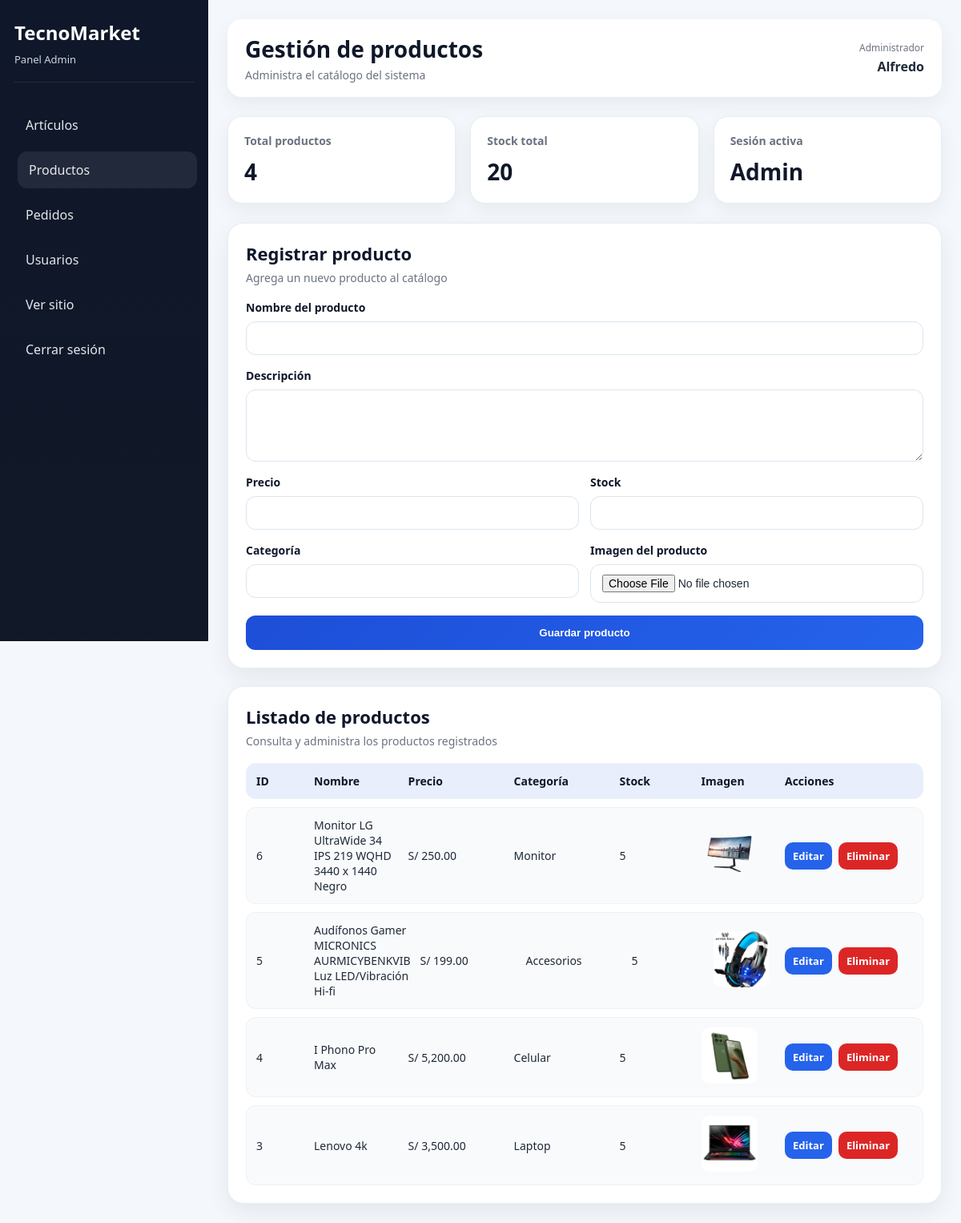
Page /admin_productos.php (signed in) on the committed database.
### tables this page shows
CREATE TABLE `productos` (
  `id` int(11) NOT NULL,
  `nombre` varchar(150) NOT NULL,
  `descripcion` text NOT NULL,
  `precio` decimal(10,2) NOT NULL,
  `categoria` varchar(100) NOT NULL,
  `imagen` varchar(255) NOT NULL,
  `stock` int(11) NOT NULL DEFAULT 0,
  `fecha_registro` timestamp NOT NULL DEFAULT current_timestamp()
);

### php/session.php (called while the page is built, shortened)
<?php
if (isset($_SESSION["usuario_id"])) {
    $nombre_usuario = $_SESSION["nombres"] ?? "";
    $rol_usuario = $_SESSION["rol"] ?? "";
}
?>

### admin_productos.php (the view, shortened to what this page needs)
<?php
require_once "php/session.php";
require_once "php/conexion.php";
$sql = "SELECT * FROM productos ORDER BY id DESC";
$resultado = $conn->query($sql);
?>
<!DOCTYPE html>
<html lang="es">
<head>
    <link rel="stylesheet" href="css/admin_productos.css">
</head>
<body>
    <aside class="sidebar-admin" id="sidebarAdmin">
        <div class="sidebar-brand">
            <h2>TecnoMarket</h2>
            <span>Panel Admin</span>
        </div>
        <nav class="sidebar-nav">
            <a href="admin_articulos">Artículos</a>
            <a href="admin_productos" class="activo">Productos</a>
            <a href="admin_pedidos">Pedidos</a>
            <a href="admin_usuarios">Usuarios</a>
            <a href="index">Ver sitio</a>
            <a href="php/logout">Cerrar sesión</a>
        </nav>
    </aside>
    <main class="admin-main">
        <header class="topbar-admin">
            <div class="topbar-left">
                <div>
                    <h1>Gestión de productos</h1>
                    <p>Administra el catálogo del sistema</p>
                </div>
            </div>
            <div class="topbar-right">
                <div class="admin-user-box">
                    <span class="admin-user-label">Administrador</span>
                    <strong><?php echo htmlspecialchars($nombre_usuario); ?></strong>
                </div>
            </div>
        </header>
        <section class="metricas-admin">
            <div class="metrica-card">
                <h3>Total productos</h3>
                <p>
                    <?php
                    $sql_count = "SELECT COUNT(*) AS total FROM productos";
                    $res_count = $conn->query($sql_count);
                    $fila_count = $res_count->fetch_assoc();
                    echo $fila_count["total"];
                    ?>
                </p>
            </div>
            <div class="metrica-card">
                <h3>Stock total</h3>
                <p>
                    <?php
                    $sql_stock = "SELECT SUM(stock) AS total_stock FROM productos";
                    $res_stock = $conn->query($sql_stock);
                    $fila_stock = $res_stock->fetch_assoc();
                    echo $fila_stock["total_stock"] ? $fila_stock["total_stock"] : 0;
                    ?>
                </p>
            </div>
            <div class="metrica-card">
                <h3>Sesión activa</h3>
                <p><?php echo htmlspecialchars($rol_usuario); ?></p>
            </div>
        </section>
        <section class="admin-grid">
            <section class="panel-admin form-panel">
                <div class="panel-header">
                    <h2>Registrar producto</h2>
                    <p>Agrega un nuevo producto al catálogo</p>
                </div>
             <form action="php/guardar_producto.php" method="POST" class="form-admin" enctype="multipart/form-data">
                <div class="grupo-input">
                    <label for="nombre">Nombre del producto</label>
                    <input type="text" name="nombre" id="nombre" required>
                </div>
                <div class="grupo-input">
                    <label for="descripcion">Descripción</label>
                    <textarea name="descripcion" id="descripcion" rows="4" required></textarea>
                </div>
                <div class="fila-formulario">
                    <div class="grupo-input">
                        <label for="precio">Precio</label>
                        <input type="number" step="0.01" name="precio" id="precio" required>
                    </div>
                    <div class="grupo-input">
                        <label for="stock">Stock</label>
                        <input type="number" name="stock" id="stock" required>
                    </div>
                </div>
                <div class="fila-formulario">
                    <div class="grupo-input">
                        <label for="categoria">Categoría</label>
                        <input type="text" name="categoria" id="categoria" required>
                    </div>
                    <div class="grupo-input">
                        <label for="imagen">Imagen del producto</label>
                        <input type="file" name="imagen" id="imagen" accept=".jpg,.jpeg,.png,.webp" required>
                    </div>
                </div>
                <button type="submit" class="btn-principal">Guardar producto</button>
         </form>
        </section>
            <section class="panel-admin tabla-panel">
                <div class="panel-header">
                    <h2>Listado de productos</h2>
                    <p>Consulta y administra los productos registrados</p>
                </div>
                <?php if ($resultado->num_rows > 0): ?>
                    <div class="tabla-productos">
                        <div class="fila encabezado">
                            <span>ID</span>
                            <span>Nombre</span>
                            <span>Precio</span>
                            <span>Categoría</span>
                            <span>Stock</span>
                            <span>Imagen</span>
                            <span>Acciones</span>
                        </div>
                        <?php while ($producto = $resultado->fetch_assoc()): ?>
                            <div class="fila">
                                <span><?php echo $producto["id"]; ?></span>
                                <span><?php echo htmlspecialchars($producto["nombre"]); ?></span>
                                <span>S/ <?php echo number_format($producto["precio"], 2); ?></span>
                                <span><?php echo htmlspecialchars($producto["categoria"]); ?></span>
                                <span><?php echo $producto["stock"]; ?></span>
                                <span class="ruta-img">
                                    <img src="<?php echo htmlspecialchars($producto["imagen"]); ?>" alt="Producto" class="miniatura-admin">
                                </span>
                                <span class="acciones">
                                    <a class="btn-editar" href="editar_producto.php?id=<?php echo $producto["id"]; ?>">Editar</a>
                                    <a class="btn-eliminar" href="php/eliminar_producto.php?id=<?php echo $producto["id"]; ?>" onclick="return confirm('¿Eliminar este producto?')">Eliminar</a>
                                </span>
                            </div>
                        <?php endwhile; ?>
                    </div>
                <?php else: ?>
                    <div class="sin-registros">
                        <p>No hay productos registrados todavía.</p>
                    </div>
                <?php endif; ?>
            </section>
        </section>
    </main>
</body>
</html>

### css/admin_productos.css (style rules this page uses)
* { margin: 0; padding: 0; box-sizing: border-box; }
body { font-family: 'Segoe UI', sans-serif; background: #f4f7fb; color: #1f2937; }
.sidebar-admin { position: fixed; top: 0; left: 0; width: 260px; height: 100vh; background: linear-gradient(180deg, #0f172a, #111827); color: white; padding: 24px 18px; display: flex; flex-direction: column; z-index: 1000; transition: transform 0.3s ease; }
.sidebar-brand { margin-bottom: 30px; padding-bottom: 18px; border-bottom: 1px solid rgba(255,255,255,0.08); }
.sidebar-brand h2 { font-size: 24px; margin-bottom: 5px; }
.sidebar-brand span { font-size: 13px; color: #cbd5e1; }
.sidebar-nav { display: flex; flex-direction: column; gap: 10px; }
.sidebar-nav a { text-decoration: none; color: #e5e7eb; padding: 12px 14px; border-radius: 12px; transition: background 0.3s ease, transform 0.2s ease; }
.sidebar-nav a:hover, .sidebar-nav a.activo { background: rgba(255,255,255,0.08); transform: translateX(4px); }
.admin-main { margin-left: 260px; min-height: 100vh; padding: 24px; }
.topbar-admin { display: flex; justify-content: space-between; align-items: center; gap: 16px; margin-bottom: 24px; background: white; border-radius: 18px; padding: 18px 22px; box-shadow: 0 8px 24px rgba(15, 23, 42, 0.06); }
.topbar-left { display: flex; align-items: center; gap: 16px; }
.topbar-left h1 { font-size: 28px; color: #0f172a; margin-bottom: 4px; }
.topbar-left p { font-size: 14px; color: #6b7280; }
.admin-user-box { text-align: right; }
.admin-user-label { display: block; font-size: 12px; color: #6b7280; margin-bottom: 4px; }
.metricas-admin { display: grid; grid-template-columns: repeat(3, 1fr); gap: 18px; margin-bottom: 24px; }
.metrica-card { background: white; border-radius: 18px; padding: 20px; box-shadow: 0 8px 24px rgba(15, 23, 42, 0.06); border: 1px solid #e5edf5; }
.metrica-card h3 { font-size: 14px; color: #6b7280; margin-bottom: 10px; }
.metrica-card p { font-size: 28px; font-weight: bold; color: #0f172a; text-transform: capitalize; }
.admin-grid { display: grid; grid-template-columns: 380px 1fr; gap: 22px; align-items: start; }
.panel-admin { background: white; border-radius: 20px; padding: 22px; box-shadow: 0 10px 28px rgba(15, 23, 42, 0.07); border: 1px solid #e5edf5; }
.panel-header { margin-bottom: 18px; }
.panel-header h2 { font-size: 22px; color: #0f172a; margin-bottom: 6px; }
.panel-header p { font-size: 14px; color: #6b7280; }
.form-admin { display: flex; flex-direction: column; gap: 16px; }
.fila-formulario { display: grid; grid-template-columns: 1fr 1fr; gap: 14px; }
.grupo-input { display: flex; flex-direction: column; gap: 8px; }
.grupo-input label { font-size: 14px; font-weight: 600; color: #0f172a; }
.grupo-input input, .grupo-input textarea { width: 100%; padding: 12px 14px; border: 1px solid #dbe5ef; border-radius: 12px; font-size: 14px; outline: none; transition: border-color 0.3s ease, box-shadow 0.3s ease; }
.grupo-input textarea { resize: vertical; }
.btn-principal { padding: 14px; border: none; border-radius: 12px; background: linear-gradient(135deg, #1d4ed8, #2563eb); color: white; font-weight: bold; cursor: pointer; transition: transform 0.2s ease, box-shadow 0.3s ease; }
.tabla-productos { display: flex; flex-direction: column; gap: 10px; }
.fila { display: grid; grid-template-columns: 60px 1.6fr 120px 120px 90px 1.4fr 160px; gap: 12px; align-items: center; padding: 12px; border-radius: 12px; background: #f8fafc; border: 1px solid #edf2f7; font-size: 14px; }
.fila.encabezado { background: #e8eefc; font-weight: bold; color: #0f172a; }
.ruta-img { word-break: break-all; color: #475569; }
.acciones { display: flex; gap: 8px; flex-wrap: wrap; }
.btn-editar, .btn-eliminar { text-decoration: none; padding: 8px 10px; border-radius: 10px; color: white; font-size: 13px; font-weight: 600; }
.btn-editar { background: #2563eb; }
.btn-eliminar { background: #dc2626; }
@media (max-width: 1200px) { .admin-grid { grid-template-columns: 1fr; } }
.miniatura-admin img, .miniatura-admin { display: inline-block; }
.miniatura-admin img, .miniatura-admin { max-width: 70px; max-height: 70px; border-radius: 10px; object-fit: cover; }

### rows in the picture
productos: id "6", nombre "Monitor LG UltraWide 34 IPS 219 WQHD 3440 x 1440 Negro", precio "250.00", categoria "Monitor", stock "5", imagen (picture)
productos: id "5", nombre "Audífonos Gamer MICRONICS AURMICYBENKVIB Luz LED/Vibración Hi-fi", precio "199.00", categoria "Accesorios", stock "5", imagen (picture)
productos: id "4", nombre "I Phono Pro Max", precio "5,200.00", categoria "Celular", stock "5", imagen (picture)
productos: id "3", nombre "Lenovo 4k", precio "3,500.00", categoria "Laptop", stock "5", imagen (picture)

### other values in the picture
$nombre_usuario "Alfredo"
$fila_count["total"] "4"
$fila_stock["total_stock"] "20"
$rol_usuario "Admin"
